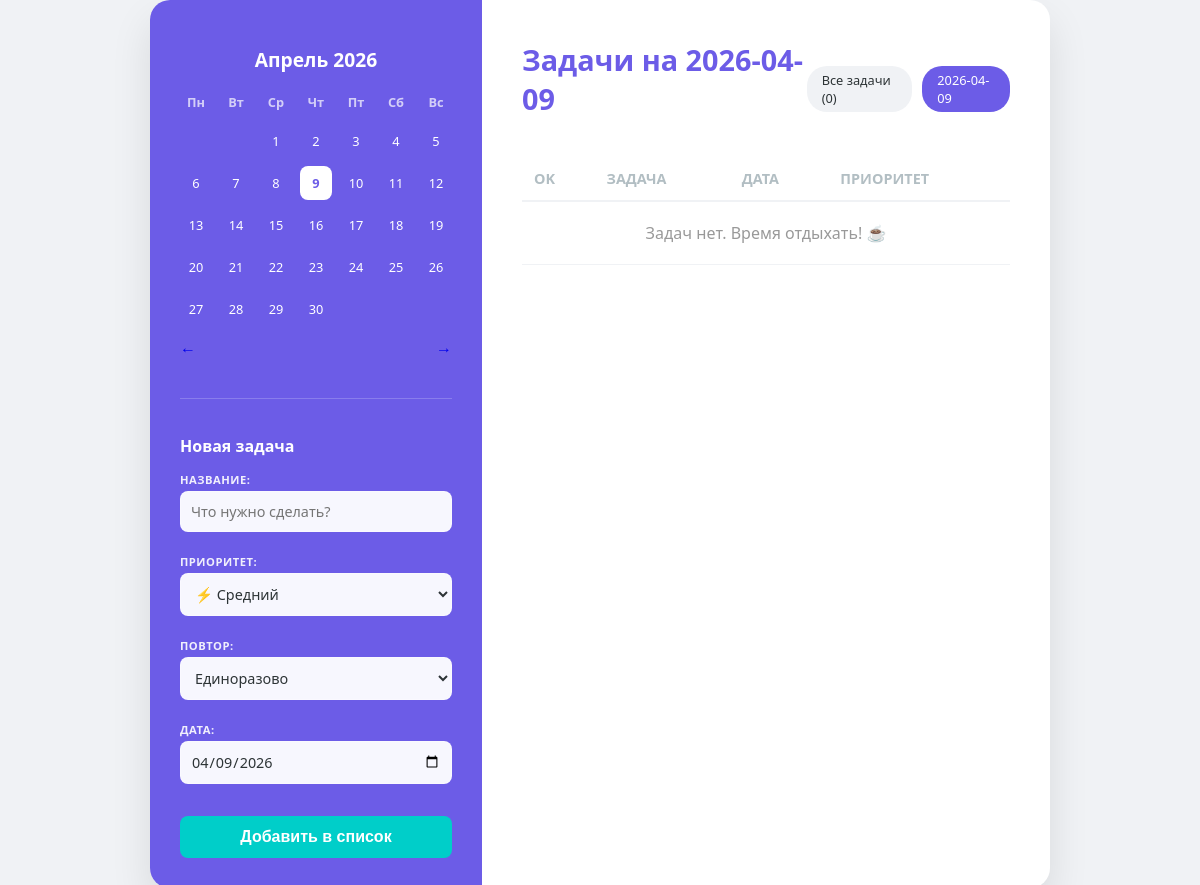
The app's page /?date=2026-04-09, older data.
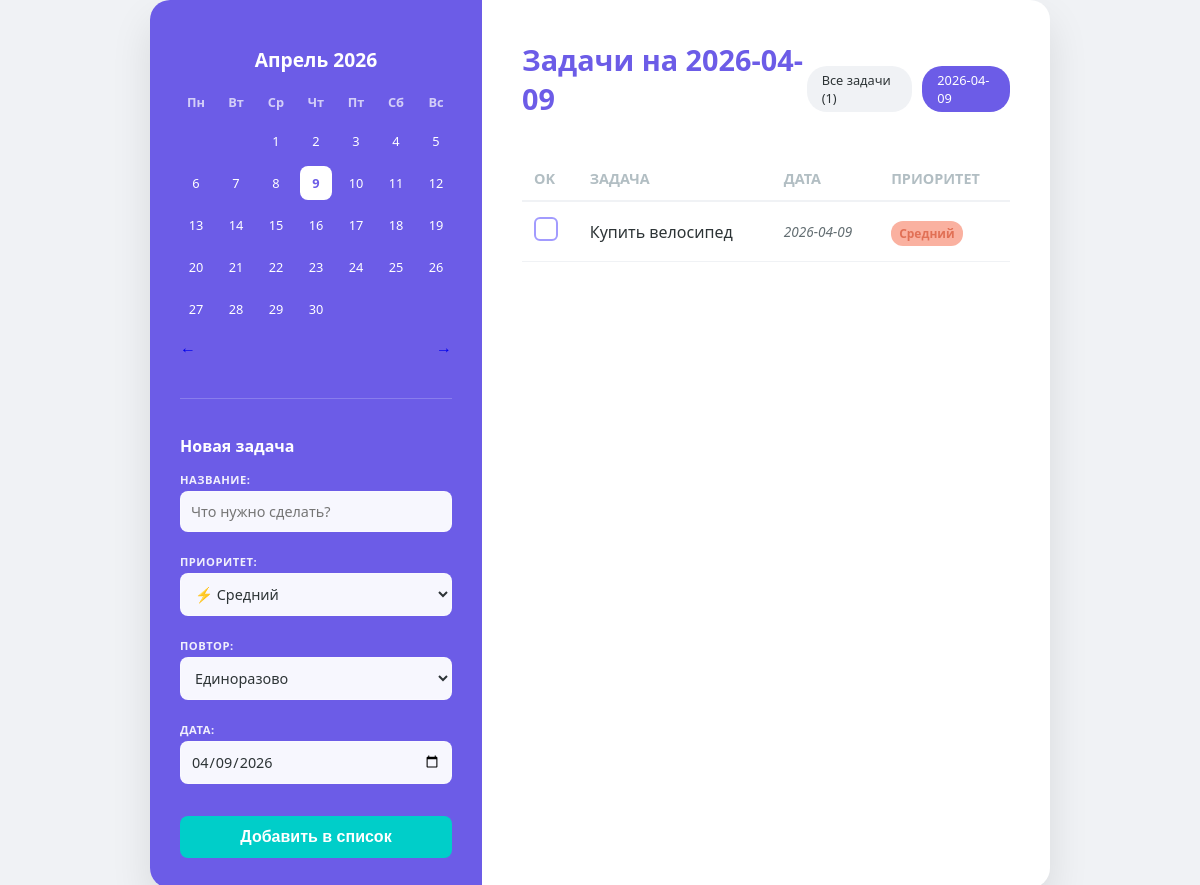
The same page, newer data.
### tables this page shows
CREATE TABLE todo (
                id INTEGER PRIMARY KEY AUTOINCREMENT,
                name TEXT NOT NULL,
                priority TEXT NOT NULL,
                task_type TEXT NOT NULL,
                date TEXT NOT NULL,
                status INTEGER DEFAULT 0
            );

### app.py (the view, shortened to what this page needs)
@app.route("/", methods=["GET", "POST"])
def index():
    message = None
    selected_date = request.args.get('date') # Например: 2026-04-08
    year = request.args.get('year', type=int)
    month = request.args.get('month', type=int)
    calendar_view = MonthCalendar(year, month)
    with get_db_connection() as conn:
        if selected_date:
            tasks = conn.execute(
                'SELECT * FROM todo WHERE date = ? ORDER BY id DESC',
                (selected_date,)
            ).fetchall()
            display_title = f"Задачи на {selected_date}"
        else:
            tasks = conn.execute('SELECT * FROM todo ORDER BY date ASC, id DESC').fetchall()
            display_title = "Все задачи"
    return render_template(
        'index.html',
        cal=calendar_view,
        tasks=tasks,
        message=message,
        selected_date=selected_date,
        display_title=display_title
    )

### CalendarMatrix.py (called while the page is built)
    def get_month_name(self):
        return self.months_ru[self.month - 1]

    def get_days_matrix(self):
        cal = calendar.Calendar(firstweekday=0)
        return cal.monthdayscalendar(self.year, self.month)

    def is_today(self, day):
        return day == self.day_today

### app.py (called while the page is built)
def get_db_connection():
    conn = sqlite3.connect(DATABASE)
    conn.row_factory = sqlite3.Row
    return conn

### templates/index.html (shortened to what the changed rows need)
<!DOCTYPE html>
<html lang="ru">
<head>
    <link rel="stylesheet" href="{{ url_for('static', filename='style.css') }}">
</head>
<body>
<div class="container">
    <aside class="sidebar">
        <div class="calendar">
            <header>
                <h2>{{ cal.get_month_name() }} {{ cal.year }}</h2>
            </header>
            <div class="days-grid">
                {% for week in cal.get_days_matrix() %}
                    {% for day in week %}
                        {% if day == 0 %}
                            <span></span>
                        {% else %}
                            {% set day_date = "%d-%02d-%02d"|format(cal.year, cal.month, day) %}
                            <div class="day {% if cal.is_today(day) %}active{% endif %} {% if selected_date == day_date %}selected{% endif %}">
                                <a href="/?date={{ day_date }}" style="text-decoration: none; color: inherit; display: block;">
                                    {{ day }}
                                </a>
                            </div>
                        {% endif %}
                    {% endfor %}
                {% endfor %}
            </div>
        </div>
    </aside>
    <main class="todo-section">
        <div class="header-flex">
            <h1>{{ display_title if display_title else "Мои задачи ✨" }}</h1>
            <div class="filter-chips">
                <a href="/" class="chip {% if not selected_date %}active{% endif %}" style="text-decoration: none; color: inherit;">Все задачи ({{ tasks|length }})</a>
                {% if selected_date %}
                    <span class="chip active">{{ selected_date }}</span>
                {% endif %}
            </div>
        </div>
        <table class="todo-table">
            <thead>
                <tr>
                    <th>OK</th>
                    <th>Задача</th>
                    <th>Дата</th>
                    <th>Приоритет</th>
                </tr>
            </thead>
            <tbody>
                {% for task in tasks %}
                <tr class="task-row {% if task['status'] == 1 %}completed{% endif %}" id="row-{{ task['id'] }}">
                    <td>
                        <label for="task-{{ task['id'] }}"></label>
                    </td>
                    <td class="task-text">{{ task['name'] }}</td>
                    <td class="task-days">{{ task['date'] }}</td>
                    <td>
                        <span class="badge {{ task['priority'] }}">
                            {% if task['priority'] == 'high' %} Высокий
                            {% elif task['priority'] == 'medium' %} Средний
                            {% else %} Низкий
                            {% endif %}
                        </span>
                    </td>
                </tr>
                {% else %}
                <tr>
                    <td colspan="4" style="text-align: center; padding: 20px; color: #999;">Задач нет. Время отдыхать! ☕</td>
                </tr>
                {% endfor %}
            </tbody>
        </table>
    </main>
</div>
</body>
</html>

Row changes from the older to the newer data that the page shows:
now on this page (row edited): todo: name "Купить велосипед", date "2026-04-09", priority "Средний"
Text that changed along with them:
{{ tasks|length }}: "0" → "1"
text no longer shown: "Задач нет. Время отдыхать! ☕"
